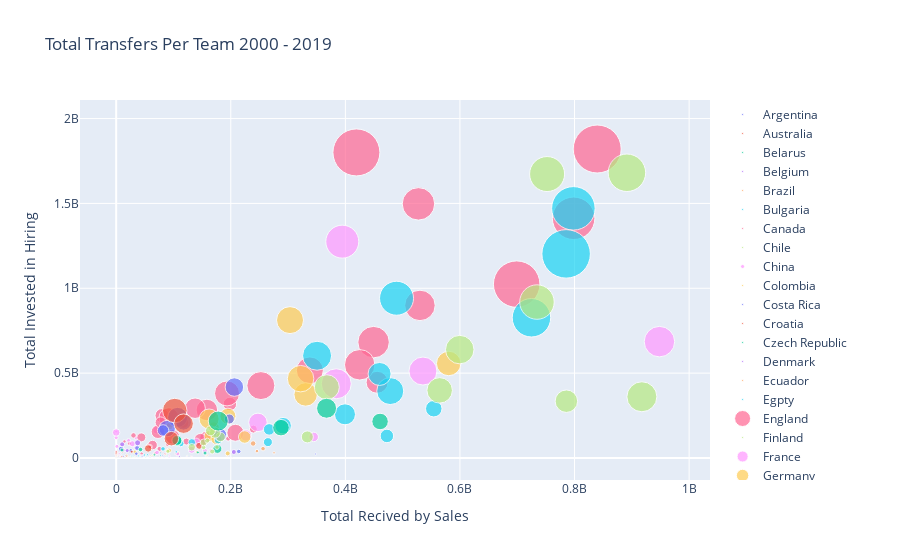

The notebook cell saved with this chart:
### Code cell
fig = go.Figure()

for Country_names, Country in Country_data.items():
    fig.add_trace(go.Scatter(type = 'scatter',
        x=Country['EarnedMoney'],
        y=Country['SpentMoney'],
        name=Country_names,
        text=Country['Team'],
        hovertemplate=
        '<b>%{text}</b>' +
        '<br><b>Spending</b>: €%{y}'+
        '<br><b>Earnings</b>: €%{x}'+
        '<br><b>Sales</b>: %{marker.size:}',
        mode = 'markers',
        marker = dict(size = Country['NumSignings'], 
                      sizeref = 2)
        ))

fig.update_layout(dict(title = 'Total Transfers Per Team 2000 - 2019',
                       xaxis = dict(title = 'Total Recived by Sales'),
                       yaxis = dict(title = 'Total Invested in Hiring')))
    
fig.show()

### Figure 1 — Plotly figure (JSON) as saved in the notebook; plotly's stock layout.template omitted (floating-point values rounded to 4 significant figures)
{"data": [{"hovertemplate": "<b>%{text}</b><br><b>Spending</b>: €%{y}<br><b>Earnings</b>: €%{x}<br><b>Sales</b>: %{marker.size:}", "marker": {"size": [0, 0, 0, 0, 0, 0, 2, 1, 1, 0, 4, 0, 0, 0, 9, 2, 1, 0, 0, 0, 0, 1], "sizeref": 2}, "mode": "markers", "name": "Argentina", "text": ["CD Godoy Cruz", "Tigre", "Vélez Sarsfield", "Gimnasia", "Belgrano", "Huracán", "Racing Club", "CA Banfield", "Colón", "CA Rosario", "River Plate", "Argentinos", "Chacarita Jrs", "Quilmes", "Boca Juniors", "Independiente", "Estudiantes", "Instituto", "San Lorenzo", "Lanús", "Arsenal FC", "Newell's"], "type": "scatter", "x": [4000000, 4000000, 102900000, 6000000, 4500000, 22200000, 92400000, 22650000, 14000000, 36400000, 348230000, 28450000, 1300000, 4250000, 213950000, 93160000, 76370000, 15900000, 38320000, 53800000, 9500000, 37700000], "y": [0, 0, 0, 0, 0, 0, 5200000, 3500000, 1800000, 0, 23600000, 0, 0, 0, 38350000, 6500000, 5300000, 0, 0, 0, 0, 5000000]}, {"hovertemplate": "<b>%{text}</b><br><b>Spending</b>: €%{y}<br><b>Earnings</b>: €%{x}<br><b>Sales</b>: %{marker.size:}", "marker": {"size": [0], "sizeref": 2}, "mode": "markers", "name": "Australia", "text": ["Sydney Olympic"], "type": "scatter", "x": [1800000], "y": [0]}, {"hovertemplate": "<b>%{text}</b><br><b>Spending</b>: €%{y}<br><b>Earnings</b>: €%{x}<br><b>Sales</b>: %{marker.size:}", "marker": {"size": [0, 0], "sizeref": 2}, "mode": "markers", "name": "Belarus", "text": ["BATE Borisov", "Dinamo Minsk"], "type": "scatter", "x": [3500000, 1500000], "y": [0, 0]}, {"hovertemplate": "<b>%{text}</b><br><b>Spending</b>: €%{y}<br><b>Earnings</b>: €%{x}<br><b>Sales</b>: %{marker.size:}", "marker": {"size": [1, 1, 0, 0, 0, 2, 0, 0, 0, 0, 9, 10, 0, 0, 0, 4, 1, 0], "sizeref": 2}, "mode": "markers", "name": "Belgium", "text": ["Royal Antwerp", "Exc. Mouscron", "KAA Gent", "KVC Westerlo", "Zulte Waregem", "Club Brugge", "KAS Eupen", "Beerschot AC", "KV Oostende", "Lierse SK", "Standard Liège", "RSC Anderlecht", "KV Mechelen", "RSC Charleroi", "KSC Lokeren", "KRC Genk", "Anderlecht U19", "KSK Beveren"], "type": "scatter", "x": [2500000, 3200000, 50500000, 1400000, 8000000, 83930000, 8000000, 1500000, 10000000, 2500000, 106310000, 205350000, 8250000, 2250000, 7700000, 110450000, 0, 4200000], "y": [1000000, 2000000, 0, 0, 0, 5200000, 0, 0, 0, 0, 25700000, 35450000, 0, 0, 0, 8500000, 2000000, 0]}, {"hovertemplate": "<b>%{text}</b><br><b>Spending</b>: €%{y}<br><b>Earnings</b>: €%{x}<br><b>Sales</b>: %{marker.size:}", "marker": {"size": [5, 1, 0, 0, 0, 7, 0, 0, 0, 0, 0, 3, 0, 0, 0, 9, 0, 3, 3, 0, 0, 11, 0, 0, 4, 0, 4, 0, 0, 5, 0, 2], "sizeref": 2}, "mode": "markers", "name": "Brazil", "text": ["Santos FC", "Botafogo", "Ituano", "FC São Paulo B", "Portuguesa", "Internacional", "Vasco da Gama", "Desp. Brasil", "Vasco U17", "Avaí FC", "Iraty SC", "Atlético-PR", "Juventude", "Coimbra-MG", "São Caetano", "São Paulo", "Guarani", "Grêmio", "Cruzeiro", "EC Bahia", "Coritiba FC", "Corinthians", "Goiás EC", "EC Vitória", "Atlético-MG", "Tombense", "Palmeiras", "Paraná", "Figueirense FC", "Flamengo", "Ponte Preta", "Fluminense"], "type": "scatter", "x": [275500000, 30000000, 3000000, 7500000, 14000000, 245700000, 66400000, 54330000, 3800000, 4500000, 7200000, 77100000, 13300000, 14400000, 6500000, 256310000, 2300000, 159940000, 193000000, 4750000, 7100000, 239000000, 16200000, 15900000, 86260000, 10000000, 105400000, 8650000, 1200000, 108440000, 10500000, 130400000], "y": [30500000, 4000000, 0, 0, 0, 40440000, 0, 0, 0, 0, 0, 7400000, 0, 0, 0, 55000000, 0, 15750000, 12000000, 0, 0, 85500000, 0, 0, 22150000, 0, 23050000, 0, 0, 31250000, 0, 10400000]}, {"hovertemplate": "<b>%{text}</b><br><b>Spending</b>: €%{y}<br><b>Earnings</b>: €%{x}<br><b>Sales</b>: %{marker.size:}", "marker": {"size": [1, 0, 0, 0, 0, 0], "sizeref": 2}, "mode": "markers", "name": "Bulgaria", "text": ["CSKA Sofia", "Litex Lovetch", "Ludogorets", "Levski Sofia", "Lok. Plovdiv", "Lok. Sofia"], "type": "scatter", "x": [5000000, 4500000, 7500000, 4100000, 2000000, 2000000], "y": [2200000, 0, 0, 0, 0, 0]}, {"hovertemplate": "<b>%{text}</b><br><b>Spending</b>: €%{y}<br><b>Earnings</b>: €%{x}<br><b>Sales</b>: %{marker.size:}", "marker": {"size": [0], "sizeref": 2}, "mode": "markers", "name": "Canada", "text": ["Vancouver"], "type": "scatter", "x": [10000000], "y": [0]}, {"hovertemplate": "<b>%{text}</b><br><b>Spending</b>: €%{y}<br><b>Earnings</b>: €%{x}<br><b>Sales</b>: %{marker.size:}", "marker": {"size": [0, 0, 0, 0, 0, 0], "sizeref": 2}, "mode": "markers", "name": "Chile", "text": ["CD Palestino", "CDUC", "Cobreloa", "U. de Chile", "Colo Colo", "Audax Italiano"], "type": "scatter", "x": [2000000, 1000000, 3000000, 39000000, 20760000, 11600000], "y": [0, 0, 0, 0, 0, 0]}, {"hovertemplate": "<b>%{text}</b><br><b>Spending</b>: €%{y}<br><b>Earnings</b>: €%{x}<br><b>Sales</b>: %{marker.size:}", "marker": {"size": [8, 0, 3, 8, 6, 1, 2, 1, 3, 8, 0, 8, 1, 0, 7, 0, 1, 1, 2, 15, 0, 16], "sizeref": 2}, "mode": "markers", "name": "China", "text": ["JS Suning", "DL Shide", "DL Yifang", "SH Shenhua", "SIPG", "HN Jianye", "BJ Renhe", "GZ R&F", "TJ Teda", "BJ Sinobo Guoan", "YB Funde", "TJ Quanjian", "Liaoning FC", "QD Jonoon", "SD Luneng", "SH Shenxin", "CC Yatai", "CQ Dangdai Lif.", "SZ FC", "HB CFFC", "ZJ Greentown", "GZ Evergrande"], "type": "scatter", "x": [34850000, 3260000, 9700000, 1300000, 0, 19030000, 15250000, 32050000, 0, 21740000, 11500000, 0, 38630000, 4500000, 33790000, 6750000, 0, 0, 0, 0, 31720000, 70900000], "y": [118270000, 0, 38090000, 68530000, 155900000, 8500000, 4800000, 7230000, 22750000, 102750000, 0, 119940000, 11500000, 0, 60950000, 0, 23300000, 12000000, 18500000, 150170000, 0, 164250000]}, {"hovertemplate": "<b>%{text}</b><br><b>Spending</b>: €%{y}<br><b>Earnings</b>: €%{x}<br><b>Sales</b>: %{marker.size:}", "marker": {"size": [0, 0, 0, 0, 0], "sizeref": 2}, "mode": "markers", "name": "Colombia", "text": ["Atl. Nacional", "Junior FC", "Indep. Medellín", "Once Caldas", "Deportivo Cali"], "type": "scatter", "x": [23700000, 5100000, 4500000, 2400000, 10500000], "y": [0, 0, 0, 0, 0]}, {"hovertemplate": "<b>%{text}</b><br><b>Spending</b>: €%{y}<br><b>Earnings</b>: €%{x}<br><b>Sales</b>: %{marker.size:}", "marker": {"size": [0], "sizeref": 2}, "mode": "markers", "name": "Costa Rica", "text": ["Limón FC"], "type": "scatter", "x": [2000000], "y": [0]}, {"hovertemplate": "<b>%{text}</b><br><b>Spending</b>: €%{y}<br><b>Earnings</b>: €%{x}<br><b>Sales</b>: %{marker.size:}", "marker": {"size": [0, 1, 0, 0, 1, 0], "sizeref": 2}, "mode": "markers", "name": "Croatia", "text": ["RNK Split", "Hajduk Split", "NK Zagreb", "HNK Rijeka", "Dinamo Zagreb", "NK Varazdin"], "type": "scatter", "x": [4500000, 40250000, 2900000, 9000000, 202430000, 2500000], "y": [0, 1500000, 0, 0, 1000000, 0]}, {"hovertemplate": "<b>%{text}</b><br><b>Spending</b>: €%{y}<br><b>Earnings</b>: €%{x}<br><b>Sales</b>: %{marker.size:}", "marker": {"size": [0, 1, 0, 0, 0, 0, 0, 0], "sizeref": 2}, "mode": "markers", "name": "Czech Republic", "text": ["Sigma Olomouc", "Slavia Prag", "Slovan Liberec", "Banik Ostrava", "Sparta Praha", "FK Teplice", "Viktoria Plzen", "Zbrojovka Brno"], "type": "scatter", "x": [6000000, 13650000, 6400000, 13300000, 61300000, 5100000, 4000000, 2000000], "y": [0, 1100000, 0, 0, 0, 0, 0, 0]}, {"hovertemplate": "<b>%{text}</b><br><b>Spending</b>: €%{y}<br><b>Earnings</b>: €%{x}<br><b>Sales</b>: %{marker.size:}", "marker": {"size": [0, 3, 1, 0, 0, 0, 0], "sizeref": 2}, "mode": "markers", "name": "Denmark", "text": ["Aalborg BK", "FC Copenhagen", "Bröndby IF", "Odense BK", "FC Midtjylland", "Akademisk BK", "Nordsjaelland"], "type": "scatter", "x": [1800000, 59200000, 23060000, 7250000, 21700000, 3150000, 16450000], "y": [0, 6250000, 4000000, 0, 0, 0, 0]}, {"hovertemplate": "<b>%{text}</b><br><b>Spending</b>: €%{y}<br><b>Earnings</b>: €%{x}<br><b>Sales</b>: %{marker.size:}", "marker": {"size": [0, 0], "sizeref": 2}, "mode": "markers", "name": "Ecuador", "text": ["LDU Quito", "Barcelona SC"], "type": "scatter", "x": [4000000, 4950000], "y": [0, 0]}, {"hovertemplate": "<b>%{text}</b><br><b>Spending</b>: €%{y}<br><b>Earnings</b>: €%{x}<br><b>Sales</b>: %{marker.size:}", "marker": {"size": [0, 3, 0, 0], "sizeref": 2}, "mode": "markers", "name": "Egpty", "text": ["Enppi", "Pyramids FC", "El Masry", "Ahly"], "type": "scatter", "x": [3000000, 0, 2000000, 8750000], "y": [0, 18900000, 0, 0]}, {"hovertemplate": "<b>%{text}</b><br><b>Spending</b>: €%{y}<br><b>Earnings</b>: €%{x}<br><b>Sales</b>: %{marker.size:}", "marker": {"size": [28, 7, 1, 7, 63, 8, 43, 44, 18, 93, 14, 3, 0, 0, 1, 96, 0, 1, 14, 2, 1, 11, 5, 10, 27, 1, 0, 12, 0, 23, 34, 29, 1, 0, 22, 0, 61, 40, 85, 54, 26, 27, 56, 94, 0, 0, 10, 50, 16, 22, 0, 4, 0, 0, 19, 7, 0, 41, 0, 65, 0, 9, 0, 7, 61, 1], "sizeref": 2}, "mode": "markers", "name": "England", "text": ["Stoke City", "Ipswich", "Sheff Wed", "Sheffield Utd.", "Everton", "Huddersfield", "Fulham", "Southampton", "QPR", "Spurs", "Hull City", "Reading", "Gillingham FC", "Rotherham Utd.", "Preston NE", "Chelsea", "Brentford", "Man Utd U18", "Norwich", "Bradford City", "Chelsea U23", "Bournemouth", "Nottm Forest", "Leeds", "Leicester", "Arsenal U18", "MK Dons U18", "Bolton", "Blackpool", "Portsmouth", "Blackburn", "Birmingham", "MK Dons", "Luton Town", "Watford", "Barnsley FC", "Arsenal", "West Brom", "Liverpool", "West Ham", "Wigan", "Wolves", "Aston Villa", "Man City", "Arsenal U23", "Bristol City", "Derby", "Sunderland", "Swansea", "Crystal Palace", "Crewe Alexandra", "Coventry City", "Colchester Utd.", "Millwall", "Charlton", "Brighton", "Peterborough", "Middlesbrough", "Tranmere Rovers", "Man Utd", "Bristol Rovers", "Cardiff", "Cambridge Utd.", "Burnley", "Newcastle", "Man City U18"], "type": "scatter", "x": [80000000, 68330000, 7590000, 44500000, 449250000, 23180000, 158280000, 455380000, 43890000, 699000000, 122500000, 43800000, 1400000, 1200000, 37950000, 839530000, 22900000, 0, 154190000, 7250000, 0, 30200000, 78050000, 195450000, 198460000, 0, 1500000, 57200000, 16850000, 155950000, 208000000, 98300000, 38920000, 4500000, 117280000, 4900000, 530170000, 92110000, 798410000, 338000000, 147180000, 72880000, 252550000, 419250000, 3000000, 35450000, 75550000, 193470000, 239440000, 77530000, 14750000, 85050000, 8250000, 5800000, 63560000, 14300000, 16050000, 137750000, 3450000, 527570000, 4800000, 59070000, 2250000, 89330000, 425030000, 7840000], "y": [249800000, 27550000, 11700000, 25580000, 682680000, 85050000, 282880000, 446220000, 121520000, 1024400000, 96850000, 16300000, 0, 0, 2000000, 1820650000, 0, 1500000, 96030000, 5850000, 1000000, 133050000, 34600000, 114230000, 318000000, 3200000, 0, 69950000, 0, 121840000, 148690000, 124410000, 2250000, 0, 207160000, 0, 899060000, 237220000, 1412420000, 516090000, 106500000, 154700000, 426640000, 1800520000, 0, 0, 53590000, 380430000, 170300000, 209770000, 0, 25000000, 0, 0, 76340000, 96900000, 0, 293270000, 0, 1497360000, 0, 66700000, 0, 78100000, 549210000, 4500000]}, {"hovertemplate": "<b>%{text}</b><br><b>Spending</b>: €%{y}<br><b>Earnings</b>: €%{x}<br><b>Sales</b>: %{marker.size:}", "marker": {"size": [0], "sizeref": 2}, "mode": "markers", "name": "Finland", "text": ["FC Lahti"], "type": "scatter", "x": [2600000], "y": [0]}, {"hovertemplate": "<b>%{text}</b><br><b>Spending</b>: €%{y}<br><b>Earnings</b>: €%{x}<br><b>Sales</b>: %{marker.size:}", "marker": {"size": [2, 61, 23, 0, 0, 60, 7, 0, 1, 7, 0, 1, 0, 37, 0, 10, 0, 2, 66, 0, 19, 0, 0, 0, 0, 0, 2, 0, 9, 19, 4, 14, 56, 0, 0, 2], "sizeref": 2}, "mode": "markers", "name": "France", "text": ["R. Strasbourg", "Monaco", "G. Bordeaux", "Reims", "AS Nancy", "Marseille", "AJ Auxerre", "AC Le Havre", "Guingamp", "OGC Nice", "Dijon", "SM Caen", "SC Amiens", "Stade Rennais", "Stade Brest 29", "Toulouse", "Troyes", "Montpellier", "Paris SG", "CS Sedan", "LOSC Lille", "Lausanne-Sport", "Olymp. Lyon B", "Le Havre U19", "Valenciennes FC", "Istres FC", "FC Lorient", "FC Metz", "FC Nantes", "Saint-Étienne", "FC Sochaux", "Lens", "Olympique Lyon", "SCO Angers", "SC Bastia", "Le Mans"], "type": "scatter", "x": [52980000, 948170000, 226290000, 14500000, 41700000, 384130000, 107430000, 23000000, 26500000, 164900000, 14000000, 43200000, 8000000, 247400000, 8000000, 154900000, 17500000, 123100000, 394630000, 12750000, 344740000, 825000, 5000000, 2500000, 13500000, 1000000, 132450000, 55350000, 71300000, 139000000, 92600000, 131900000, 535400000, 28000000, 32350000, 58000000], "y": [8000000, 685610000, 133280000, 0, 0, 437350000, 24300000, 0, 1800000, 47000000, 0, 5000000, 0, 209800000, 0, 42200000, 0, 8500000, 1274780000, 0, 124300000, 0, 0, 0, 0, 0, 9000000, 0, 32700000, 89700000, 12000000, 48500000, 512400000, 0, 0, 8000000]}, {"hovertemplate": "<b>%{text}</b><br><b>Spending</b>: €%{y}<br><b>Earnings</b>: €%{x}<br><b>Sales</b>: %{marker.size:}", "marker": {"size": [0, 15, 10, 3, 5, 2, 0, 1, 0, 3, 49, 22, 0, 3, 25, 0, 47, 54, 53, 22, 22, 0, 32, 0, 3, 0, 6, 1, 8, 0, 40, 6, 0, 0, 4], "sizeref": 2}, "mode": "markers", "name": "Germany", "text": ["Karlsruher SC", "RB Leipzig", "Hertha BSC", "RB Salzburg", "1. FC Köln", "Sturm Graz", "FC Bayern II", "FC Augsburg", "Energie Cottbus", "E. Frankfurt", "Bor. Dortmund", "TSG Hoffenheim", "Arm. Bielefeld", "Austria Vienna", "Werder Bremen", "Wattenscheid 09", "Bay. Leverkusen", "Bayern Munich ", "VfL Wolfsburg", "VfB Stuttgart", "Bor. M'gladbach", "FC Ingolstadt", "FC Schalke 04", "VfL Bochum", "SC Freiburg", "SSV Reutlingen", "1.FSV Mainz 05", "Hansa Rostock", "Hannover 96", "RS Berkane", "Hamburger SV", "1.FC K'lautern", "1.FC Nuremberg", "Rapid Vienna", "1860 Munich"], "type": "scatter", "x": [1500000, 93200000, 92100000, 157100000, 88600000, 2000000, 3500000, 20000000, 1200000, 16700000, 580350000, 163000000, 6050000, 13500000, 224350000, 1800000, 330710000, 303400000, 321850000, 174900000, 170250000, 12000000, 195000000, 15950000, 63200000, 2250000, 140900000, 5100000, 32700000, 6000000, 162200000, 18100000, 47100000, 28900000, 13650000], "y": [0, 188200000, 44200000, 11500000, 41500000, 6590000, 0, 7000000, 0, 13880000, 557040000, 129800000, 0, 6300000, 123800000, 0, 374680000, 812350000, 467500000, 111900000, 180800000, 0, 246450000, 0, 15000000, 0, 35800000, 2200000, 35800000, 0, 229870000, 14300000, 0, 0, 5575000]}, {"hovertemplate": "<b>%{text}</b><br><b>Spending</b>: €%{y}<br><b>Earnings</b>: €%{x}<br><b>Sales</b>: %{marker.size:}", "marker": {"size": [0], "sizeref": 2}, "mode": "markers", "name": "Ghana", "text": ["Asante Kotoko"], "type": "scatter", "x": [4500000], "y": [0]}, {"hovertemplate": "<b>%{text}</b><br><b>Spending</b>: €%{y}<br><b>Earnings</b>: €%{x}<br><b>Sales</b>: %{marker.size:}", "marker": {"size": [0, 0, 14, 1, 8, 2, 0, 2, 0, 0], "sizeref": 2}, "mode": "markers", "name": "Greece", "text": ["Panionios", "AO Xanthi", "Olympiacos", "PAOK Saloniki", "Panathinaikos", "Iraklis", "Aris Saloniki", "AEK Athens", "Neuchâtel Xamax", "Egaleo AO"], "type": "scatter", "x": [2900000, 2500000, 144850000, 7300000, 11430000, 15900000, 3900000, 7300000, 4000000, 1500000], "y": [0, 0, 71800000, 1850000, 41600000, 2500000, 0, 6500000, 0, 0]}, {"hovertemplate": "<b>%{text}</b><br><b>Spending</b>: €%{y}<br><b>Earnings</b>: €%{x}<br><b>Sales</b>: %{marker.size:}", "marker": {"size": [0], "sizeref": 2}, "mode": "markers", "name": "Hungary", "text": ["Ferencváros"], "type": "scatter", "x": [7050000], "y": [0]}, {"hovertemplate": "<b>%{text}</b><br><b>Spending</b>: €%{y}<br><b>Earnings</b>: €%{x}<br><b>Sales</b>: %{marker.size:}", "marker": {"size": [0], "sizeref": 2}, "mode": "markers", "name": "Iran", "text": ["Persepolis"], "type": "scatter", "x": [4750000], "y": [0]}, {"hovertemplate": "<b>%{text}</b><br><b>Spending</b>: €%{y}<br><b>Earnings</b>: €%{x}<br><b>Sales</b>: %{marker.size:}", "marker": {"size": [0, 1], "sizeref": 2}, "mode": "markers", "name": "Israel", "text": ["Maccabi Haifa", "M. Tel Aviv"], "type": "scatter", "x": [4750000, 7230000], "y": [0, 1000000]}, {"hovertemplate": "<b>%{text}</b><br><b>Spending</b>: €%{y}<br><b>Earnings</b>: €%{x}<br><b>Sales</b>: %{marker.size:}", "marker": {"size": [0, 1, 77, 1, 1, 1, 68, 1, 1, 0, 18, 1, 1, 0, 4, 3, 27, 2, 1, 4, 87, 5, 13, 2, 23, 58, 0, 97, 54, 0, 3, 42, 0, 15, 0, 0, 9, 0, 5, 16, 0, 2, 1, 33, 4, 4, 0, 1, 33, 4, 46], "sizeref": 2}, "mode": "markers", "name": "Italy", "text": ["Arezzo", "AS Livorno", "AS Roma", "Vicenza", "SPAL", "Padova", "AC Milan", "Milan U19", "Benevento", "Novara", "Atalanta", "Ascoli", "Modena", "Anconitana", "Bari", "RC Cesena", "Udinese Calcio", "Lecce", "Como", "Ternana", "Juventus", "Siena", "Sassuolo", "FC Empoli", "Sampdoria", "SSC Napoli", "Inter U19", "Inter", "Fiorentina", "Rimini", "Reggina", "Genoa", "Grosseto", "Bologna", "Cittadella", "Monza", "Cagliari Calcio", "Piacenza", "Brescia", "Torino", "Treviso", "Pescara", "Perugia", "Parma", "Catania", "Chievo Verona", "UC AlbinoLeffe", "Venezia", "US Palermo", "Hellas Verona", "Lazio"], "type": "scatter", "x": [13600000, 40210000, 724800000, 34500000, 0, 0, 489350000, 0, 0, 5000000, 264830000, 7500000, 2250000, 950000, 54650000, 28550000, 472500000, 68250000, 4000000, 27000000, 797980000, 49100000, 112700000, 88080000, 266990000, 350650000, 10500000, 785280000, 478350000, 3930000, 53150000, 399350000, 5100000, 132030000, 8800000, 2500000, 81700000, 21070000, 104860000, 178100000, 8800000, 43250000, 24000000, 554320000, 39000000, 77200000, 14100000, 6530000, 291300000, 77800000, 459740000], "y": [0, 6000000, 826380000, 3000000, 4800000, 5000000, 941350000, 4000000, 5000000, 0, 93500000, 900000, 3000000, 0, 19500000, 12500000, 130000000, 9000000, 2500000, 10680000, 1470940000, 17100000, 85200000, 11200000, 168600000, 602450000, 0, 1202690000, 394350000, 0, 11300000, 257380000, 0, 92220000, 0, 0, 53900000, 0, 36250000, 106500000, 0, 7400000, 3500000, 290530000, 11900000, 16330000, 0, 2500000, 190350000, 29870000, 495140000]}, {"hovertemplate": "<b>%{text}</b><br><b>Spending</b>: €%{y}<br><b>Earnings</b>: €%{x}<br><b>Sales</b>: %{marker.size:}", "marker": {"size": [0, 1, 1, 3, 0, 1, 1, 0, 3, 1, 1, 0], "sizeref": 2}, "mode": "markers", "name": "Japan", "text": ["Yokohama F. M.", "Nagoya Grampus", "Kawasaki Front.", "Urawa Reds", "Tokyo Verdy", "Vissel Kobe", "Kashima Antlers", "JEF Utd. Chiba", "Kashiwa Reysol", "Kyoto Sanga", "Vegalta Sendai", "Gamba Osaka"], "type": "scatter", "x": [4700000, 5700000, 0, 11500000, 9500000, 0, 2500000, 2700000, 3500000, 5000000, 0, 17800000], "y": [0, 11000000, 2500000, 10200000, 0, 5000000, 1500000, 0, 10400000, 4000000, 2000000, 0]}, {"hovertemplate": "<b>%{text}</b><br><b>Spending</b>: €%{y}<br><b>Earnings</b>: €%{x}<br><b>Sales</b>: %{marker.size:}", "marker": {"size": [0, 1, 1, 1], "sizeref": 2}, "mode": "markers", "name": "Korea, South", "text": ["Busan IPark", "Ulsan", "Pohang Steelers", "Suwon Bluewings"], "type": "scatter", "x": [7500000, 0, 0, 1800000], "y": [0, 2000000, 1300000, 2000000]}, {"hovertemplate": "<b>%{text}</b><br><b>Spending</b>: €%{y}<br><b>Earnings</b>: €%{x}<br><b>Sales</b>: %{marker.size:}", "marker": {"size": [0], "sizeref": 2}, "mode": "markers", "name": "Latvia", "text": ["Skonto Riga"], "type": "scatter", "x": [4800000], "y": [0]}, {"hovertemplate": "<b>%{text}</b><br><b>Spending</b>: €%{y}<br><b>Earnings</b>: €%{x}<br><b>Sales</b>: %{marker.size:}", "marker": {"size": [1], "sizeref": 2}, "mode": "markers", "name": "Libya", "text": ["Al-Ittihad"], "type": "scatter", "x": [0], "y": [1000000]}, {"hovertemplate": "<b>%{text}</b><br><b>Spending</b>: €%{y}<br><b>Earnings</b>: €%{x}<br><b>Sales</b>: %{marker.size:}", "marker": {"size": [0, 3, 0, 0, 7, 7, 0, 1, 11, 0, 7, 0, 0, 10, 4, 1, 1], "sizeref": 2}, "mode": "markers", "name": "Mexico", "text": ["León", "CF Pachuca", "UNAM Pumas", "Chiapas FC", "Chivas", "Monterrey", "Toluca", "Club Tijuana", "Tigres UANL", "Atlas", "CD Cruz Azul", "Morelia", "Necaxa", "América", "Santos Laguna", "Tiburones Rojos", "Querétaro FC"], "type": "scatter", "x": [13240000, 80550000, 31600000, 22990000, 25000000, 12600000, 7250000, 21330000, 8700000, 16980000, 35100000, 12510000, 10550000, 36650000, 45190000, 0, 0], "y": [0, 14550000, 0, 0, 37200000, 44760000, 0, 5000000, 53150000, 0, 25620000, 0, 0, 58700000, 10800000, 2500000, 1200000]}, {"hovertemplate": "<b>%{text}</b><br><b>Spending</b>: €%{y}<br><b>Earnings</b>: €%{x}<br><b>Sales</b>: %{marker.size:}", "marker": {"size": [0], "sizeref": 2}, "mode": "markers", "name": "Moldova", "text": ["Sheriff"], "type": "scatter", "x": [3800000], "y": [0]}, {"hovertemplate": "<b>%{text}</b><br><b>Spending</b>: €%{y}<br><b>Earnings</b>: €%{x}<br><b>Sales</b>: %{marker.size:}", "marker": {"size": [0, 1, 18, 1, 1, 0, 0, 1, 6, 33, 0, 0, 6, 33, 0, 8, 0], "sizeref": 2}, "mode": "markers", "name": "Nederlands", "text": ["RKC Waalwijk", "Roda JC", "Feyenoord", "FC Utrecht", "FC Groningen", "De Graafschap", "Sparta R.", "Heerenveen", "FC Twente", "AFC Ajax", "VVV-Venlo", "Willem II", "Vitesse", "PSV Eindhoven", "Ajax U19", "AZ Alkmaar", "NEC Nijmegen"], "type": "scatter", "x": [16930000, 24500000, 176650000, 38630000, 51000000, 3180000, 4000000, 111050000, 142530000, 460580000, 11000000, 7700000, 66400000, 287680000, 3000000, 155050000, 2200000], "y": [0, 2200000, 53650000, 4800000, 4000000, 0, 0, 4500000, 33000000, 215250000, 0, 0, 19550000, 178800000, 0, 29250000, 0]}, {"hovertemplate": "<b>%{text}</b><br><b>Spending</b>: €%{y}<br><b>Earnings</b>: €%{x}<br><b>Sales</b>: %{marker.size:}", "marker": {"size": [0], "sizeref": 2}, "mode": "markers", "name": "Norway", "text": ["Stabaek IF"], "type": "scatter", "x": [2000000], "y": [0]}, {"hovertemplate": "<b>%{text}</b><br><b>Spending</b>: €%{y}<br><b>Earnings</b>: €%{x}<br><b>Sales</b>: %{marker.size:}", "marker": {"size": [0, 0], "sizeref": 2}, "mode": "markers", "name": "Paraguay", "text": ["Cerro Porteño", "Olimpia"], "type": "scatter", "x": [4400000, 3000000], "y": [0, 0]}, {"hovertemplate": "<b>%{text}</b><br><b>Spending</b>: €%{y}<br><b>Earnings</b>: €%{x}<br><b>Sales</b>: %{marker.size:}", "marker": {"size": [0], "sizeref": 2}, "mode": "markers", "name": "Peru", "text": ["Alianza Lima"], "type": "scatter", "x": [3500000], "y": [0]}, {"hovertemplate": "<b>%{text}</b><br><b>Spending</b>: €%{y}<br><b>Earnings</b>: €%{x}<br><b>Sales</b>: %{marker.size:}", "marker": {"size": [0, 0, 1, 0, 0, 0, 0, 0, 0, 0, 0, 0, 0, 0, 0], "sizeref": 2}, "mode": "markers", "name": "Poland", "text": ["Aalesund", "FK Lyn", "SK Brann", "Grodzisk", "Wisla Kraków", "Lilleström SK", "Rosenborg BK", "Valerenga", "Legia Warszawa", "Molde FK", "Lech Poznan", "Pol. Warsaw", "Tromsø", "Stabaek IF", "Viking FK"], "type": "scatter", "x": [5000000, 25000000, 5670000, 2000000, 8700000, 4130000, 16750000, 2400000, 8550000, 4500000, 8250000, 8250000, 2250000, 7750000, 1300000], "y": [0, 0, 2000000, 0, 0, 0, 0, 0, 0, 0, 0, 0, 0, 0, 0]}, {"hovertemplate": "<b>%{text}</b><br><b>Spending</b>: €%{y}<br><b>Earnings</b>: €%{x}<br><b>Sales</b>: %{marker.size:}", "marker": {"size": [0, 2, 1, 0, 45, 1, 1, 0, 0, 0, 1, 60, 0, 24, 0, 0, 0, 0, 0], "sizeref": 2}, "mode": "markers", "name": "Portugal", "text": ["Vitória Setúbal", "Braga", "Boavista", "Feirense", "Benfica", "Benfica U19", "Benfica B", "Belenenses", "Alverca", "Vit. Guimarães", "Coimbra", "FC Porto", "Rio Ave FC", "Sporting CP", "Marítimo", "Paços Ferreira", "Nacional", "Leiria", "Portimonense"], "type": "scatter", "x": [3230000, 123830000, 2200000, 7200000, 785750000, 0, 0, 1000000, 5000000, 29800000, 1200000, 917550000, 16000000, 333600000, 6000000, 7200000, 12150000, 4750000, 5000000], "y": [0, 14000000, 1000000, 0, 334700000, 4000000, 6600000, 0, 0, 0, 1800000, 360810000, 0, 124350000, 0, 0, 0, 0, 0]}, {"hovertemplate": "<b>%{text}</b><br><b>Spending</b>: €%{y}<br><b>Earnings</b>: €%{x}<br><b>Sales</b>: %{marker.size:}", "marker": {"size": [3, 5, 7, 12, 4, 1, 5, 1], "sizeref": 2}, "mode": "markers", "name": "Qatar", "text": ["Al Rayyan", "Al Duhail", "Al Arabi", "Al Sadd", "Al Gharafa", "Umm Salal", "El-Jaish", "Al Ahli"], "type": "scatter", "x": [8000000, 0, 12700000, 28200000, 5250000, 0, 0, 0], "y": [20000000, 22050000, 47200000, 84150000, 27200000, 5700000, 36500000, 2000000]}, {"hovertemplate": "<b>%{text}</b><br><b>Spending</b>: €%{y}<br><b>Earnings</b>: €%{x}<br><b>Sales</b>: %{marker.size:}", "marker": {"size": [0, 1, 0, 0, 0], "sizeref": 2}, "mode": "markers", "name": "Romania", "text": ["CFR Cluj", "FCS Bucharest", "Rapid Bucharest", "FCM Bacau", "Dinamo Bukarest"], "type": "scatter", "x": [12500000, 40000000, 15050000, 1300000, 24300000], "y": [0, 1300000, 0, 0, 0]}, {"hovertemplate": "<b>%{text}</b><br><b>Spending</b>: €%{y}<br><b>Earnings</b>: €%{x}<br><b>Sales</b>: %{marker.size:}", "marker": {"size": [40, 2, 32, 3, 33, 20, 1, 0, 4, 26, 0, 0, 3, 37, 8, 0, 0, 23, 4], "sizeref": 2}, "mode": "markers", "name": "Russia", "text": ["Spartak Moscow", "Akhmat Grozny", "Dinamo Moscow", "Saturn", "Loko Moscow", "Anzhi", "Tom Tomsk", "Torpedo Moscow", "KS Samara", "CSKA Moscow", "Uralan", "Lada Togliatti", "Kuban Krasnodar", "Zenit S-Pb", "Krasnodar", "Rostov", "Rotor Volgograd", "Rubin Kazan", "FK Moskau"], "type": "scatter", "x": [107200000, 0, 117500000, 3500000, 89000000, 197500000, 5000000, 9500000, 12500000, 181400000, 1500000, 1000000, 47000000, 206300000, 25500000, 8000000, 2000000, 81900000, 17000000], "y": [239450000, 6500000, 211250000, 7030000, 173400000, 229700000, 2000000, 0, 9600000, 136900000, 0, 0, 15000000, 418000000, 44250000, 0, 0, 162150000, 12800000]}, {"hovertemplate": "<b>%{text}</b><br><b>Spending</b>: €%{y}<br><b>Earnings</b>: €%{x}<br><b>Sales</b>: %{marker.size:}", "marker": {"size": [5, 0, 1, 6, 5, 0, 2], "sizeref": 2}, "mode": "markers", "name": "Saudi Arabia", "text": ["Ittihad", "Al Qadisiyah", "Shabab", "Hilal", "Nasr", "Al-Ettifaq", "Ahli"], "type": "scatter", "x": [0, 6000000, 8800000, 27200000, 0, 9800000, 0], "y": [24800000, 0, 6000000, 37000000, 35400000, 0, 15240000]}, {"hovertemplate": "<b>%{text}</b><br><b>Spending</b>: €%{y}<br><b>Earnings</b>: €%{x}<br><b>Sales</b>: %{marker.size:}", "marker": {"size": [20, 0, 0, 0, 0, 0, 20, 0], "sizeref": 2}, "mode": "markers", "name": "Scotland", "text": ["Celtic", "Livingston FC", "Hibernian FC", "Dundee FC", "Heart of Midl.", "Motherwell FC", "Rangers", "Hamilton Acad."], "type": "scatter", "x": [106200000, 1500000, 24650000, 2250000, 19100000, 1750000, 105930000, 5100000], "y": [99680000, 0, 0, 0, 0, 0, 104230000, 0]}, {"hovertemplate": "<b>%{text}</b><br><b>Spending</b>: €%{y}<br><b>Earnings</b>: €%{x}<br><b>Sales</b>: %{marker.size:}", "marker": {"size": [0, 1, 0, 0, 0, 0, 0], "sizeref": 2}, "mode": "markers", "name": "Serbia", "text": ["Rad", "Red Star", "Cukaricki", "OFK Beograd", "Vojvodina", "FK Obilic", "Partizan"], "type": "scatter", "x": [2000000, 66050000, 2000000, 8550000, 2250000, 2500000, 96500000], "y": [0, 2500000, 0, 0, 0, 0, 0]}, {"hovertemplate": "<b>%{text}</b><br><b>Spending</b>: €%{y}<br><b>Earnings</b>: €%{x}<br><b>Sales</b>: %{marker.size:}", "marker": {"size": [0], "sizeref": 2}, "mode": "markers", "name": "Slovakia", "text": ["Inter Bratislava"], "type": "scatter", "x": [6750000], "y": [0]}, {"hovertemplate": "<b>%{text}</b><br><b>Spending</b>: €%{y}<br><b>Earnings</b>: €%{x}<br><b>Sales</b>: %{marker.size:}", "marker": {"size": [0], "sizeref": 2}, "mode": "markers", "name": "South Africa", "text": ["Orlando Pirates"], "type": "scatter", "x": [2300000], "y": [0]}, {"hovertemplate": "<b>%{text}</b><br><b>Spending</b>: €%{y}<br><b>Earnings</b>: €%{x}<br><b>Sales</b>: %{marker.size:}", "marker": {"size": [0, 0], "sizeref": 2}, "mode": "markers", "name": "South Korea", "text": ["Ulsan", "Pohang Steelers"], "type": "scatter", "x": [4000000, 5000000], "y": [0, 0]}, {"hovertemplate": "<b>%{text}</b><br><b>Spending</b>: €%{y}<br><b>Earnings</b>: €%{x}<br><b>Sales</b>: %{marker.size:}", "marker": {"size": [0, 9, 69, 0, 0, 2, 2, 0, 50, 0, 1, 19, 14, 0, 2, 0, 0, 57, 9, 3, 1, 75, 1, 0, 0, 0, 0, 0, 10, 2, 8, 0, 51, 0, 15, 22, 3, 1, 70, 1, 10, 1, 2, 0, 20], "sizeref": 2}, "mode": "markers", "name": "Spain", "text": ["CA Osasuna B", "Celta de Vigo", "Atlético Madrid", "Real Valladolid", "Barcelona Yth.", "UD Almería", "UD Las Palmas", "UD Salamanca", "Villarreal CF", "CD Tenerife", "Recr. Huelva", "Real Sociedad", "Real Zaragoza", "CD Leganés", "CA Osasuna", "Barça Juvenil A", "Valencia B", "Valencia CF", "Málaga CF", "Granada CF", "Levante UD", "Real Madrid", "Rayo Vallecano", "SD Eibar", "Elche CF", "Sporting Gijón", "SD Compostela", "RM Castilla", "RCD Mallorca", "Alavés", "Getafe CF", "Depor Jugend", "Sevilla FC", "R. Madrid Youth", "Espanyol", "Real Betis", "Racing", "Hércules CF", "FC Barcelona", "Real Murcia", "Athletic Bilbao", "FC Barcelona B", "Girona FC", "Albacete", "Dep. La Coruña"], "type": "scatter", "x": [6000000, 152620000, 734400000, 29980000, 3200000, 25500000, 33000000, 5500000, 367640000, 20600000, 10000000, 182200000, 152600000, 12000000, 51050000, 8450000, 6000000, 599650000, 175920000, 60000000, 42600000, 891400000, 20000000, 10000000, 15200000, 19300000, 3000000, 17000000, 167550000, 27000000, 90220000, 4500000, 564600000, 4000000, 131900000, 172400000, 64750000, 4000000, 752100000, 0, 159000000, 20300000, 0, 5500000, 164530000], "y": [0, 62220000, 918810000, 0, 0, 10800000, 5700000, 0, 417050000, 0, 4000000, 123900000, 91550000, 0, 3600000, 0, 0, 638650000, 63900000, 13500000, 2200000, 1680650000, 2000000, 0, 0, 0, 0, 0, 38000000, 4400000, 39500000, 0, 398500000, 0, 63370000, 149330000, 18000000, 3500000, 1673040000, 5000000, 102300000, 5000000, 10000000, 0, 160290000]}, {"hovertemplate": "<b>%{text}</b><br><b>Spending</b>: €%{y}<br><b>Earnings</b>: €%{x}<br><b>Sales</b>: %{marker.size:}", "marker": {"size": [0, 1, 0, 0, 0, 0, 0, 0, 0, 1], "sizeref": 2}, "mode": "markers", "name": "Sweden", "text": ["Östers IF", "Malmö FF", "AIK Solna", "Örgryte", "Kalmar FF", "Elfsborg", "Hammarby", "IFK Göteborg", "Djurgarden", "Helsingborg"], "type": "scatter", "x": [1500000, 21600000, 8600000, 7230000, 5000000, 5700000, 1300000, 4000000, 7750000, 11350000], "y": [0, 1330000, 0, 0, 0, 0, 0, 0, 0, 1500000]}, {"hovertemplate": "<b>%{text}</b><br><b>Spending</b>: €%{y}<br><b>Earnings</b>: €%{x}<br><b>Sales</b>: %{marker.size:}", "marker": {"size": [0, 10, 0, 0, 0, 0, 0, 2], "sizeref": 2}, "mode": "markers", "name": "Switzerland", "text": ["FC Zürich", "FC Basel", "BSC Young Boys", "FC Lugano", "Servette FC", "FC Sion", "FC St. Gallen", "Grasshoppers"], "type": "scatter", "x": [16800000, 194700000, 40250000, 5000000, 8300000, 41700000, 3930000, 24350000], "y": [0, 27100000, 0, 0, 0, 0, 0, 5750000]}, {"hovertemplate": "<b>%{text}</b><br><b>Spending</b>: €%{y}<br><b>Earnings</b>: €%{x}<br><b>Sales</b>: %{marker.size:}", "marker": {"size": [0, 0], "sizeref": 2}, "mode": "markers", "name": "Tunisia", "text": ["Esperance", "ES Sahel"], "type": "scatter", "x": [4250000, 2500000], "y": [0, 0]}, {"hovertemplate": "<b>%{text}</b><br><b>Spending</b>: €%{y}<br><b>Earnings</b>: €%{x}<br><b>Sales</b>: %{marker.size:}", "marker": {"size": [1, 49, 0, 0, 39, 2, 0, 0, 4, 0, 29, 15, 0, 0, 0, 0, 0, 0, 0, 0, 4, 0], "sizeref": 2}, "mode": "markers", "name": "Turkey", "text": ["Konyaspor", "Fenerbahce", "Akhisarspor", "Siirtspor", "Galatasaray", "Manisaspor", "Eskisehirspor", "Kayserispor", "Gaziantepspor", "Samsunspor", "Besiktas", "Trabzonspor", "Bursaspor", "Kasimpasa", "Osmanlispor", "Basaksehir", "Karabükspor", "Malatyaspor", "Istanbulspor", "Antalyaspor", "Genclerbirligi", "Denizlispor"], "type": "scatter", "x": [0, 102200000, 5500000, 3000000, 117650000, 9000000, 12000000, 32300000, 18500000, 12000000, 96350000, 55800000, 24300000, 3750000, 12000000, 13400000, 9000000, 1500000, 3000000, 4200000, 9900000, 9700000], "y": [3000000, 279700000, 0, 0, 202400000, 5800000, 0, 0, 11100000, 0, 113930000, 56350000, 0, 0, 0, 0, 0, 0, 0, 0, 9850000, 0]}, {"hovertemplate": "<b>%{text}</b><br><b>Spending</b>: €%{y}<br><b>Earnings</b>: €%{x}<br><b>Sales</b>: %{marker.size:}", "marker": {"size": [8, 0, 1, 0, 40, 9, 0, 40, 1], "sizeref": 2}, "mode": "markers", "name": "Ukraine", "text": ["Dnipro", "Zorya Lugansk", "Metalurh D.", "Metalurh Z.", "Shakhtar D.", "Metalist", "Karpaty", "Dynamo Kyiv", "Spartak V."], "type": "scatter", "x": [10200000, 8500000, 15050000, 3100000, 367200000, 42440000, 1800000, 178080000, 1500000], "y": [47180000, 0, 2000000, 0, 293050000, 50100000, 0, 217700000, 2500000]}, {"hovertemplate": "<b>%{text}</b><br><b>Spending</b>: €%{y}<br><b>Earnings</b>: €%{x}<br><b>Sales</b>: %{marker.size:}", "marker": {"size": [10, 8, 1, 1, 1, 0, 12, 3, 1], "sizeref": 2}, "mode": "markers", "name": "United Arab Emirates", "text": ["Al-Ahli (UAE)", "Al-Ain FC", "Al-Wahda FC", "Al-Shabab", "Al-Wasl", "Baniyas SC", "Al-Jazira", "Al-Nasr", "Sharjah FC"], "type": "scatter", "x": [10500000, 19250000, 0, 0, 0, 9800000, 37400000, 0, 0], "y": [80500000, 43850000, 5000000, 3600000, 4100000, 0, 89500000, 12000000, 6000000]}, {"hovertemplate": "<b>%{text}</b><br><b>Spending</b>: €%{y}<br><b>Earnings</b>: €%{x}<br><b>Sales</b>: %{marker.size:}", "marker": {"size": [2, 0, 0, 0, 1, 2, 2, 0, 2], "sizeref": 2}, "mode": "markers", "name": "United States", "text": ["Sounders FC\t", "Revolution", "NY Red Bulls", "UCLA Bruins", "Los Angeles FC", "Los Angeles", "Toronto FC", "Chicago Fire", "Atlanta United"], "type": "scatter", "x": [0, 3000000, 9700000, 1000000, 0, 0, 4000000, 3500000, 0], "y": [13160000, 0, 0, 0, 5700000, 10100000, 14700000, 0, 19780000]}, {"hovertemplate": "<b>%{text}</b><br><b>Spending</b>: €%{y}<br><b>Earnings</b>: €%{x}<br><b>Sales</b>: %{marker.size:}", "marker": {"size": [2, 0, 0, 0, 0, 0, 0], "sizeref": 2}, "mode": "markers", "name": "Uruguay", "text": ["Maldonado", "Wanderers", "Nacional", "Danubio FC", "Rentistas", "Peñarol", "Defensor"], "type": "scatter", "x": [9600000, 4000000, 39300000, 22740000, 4000000, 14560000, 14700000], "y": [17750000, 0, 0, 0, 0, 0, 0]}, {"hovertemplate": "<b>%{text}</b><br><b>Spending</b>: €%{y}<br><b>Earnings</b>: €%{x}<br><b>Sales</b>: %{marker.size:}", "marker": {"size": [0, 1], "sizeref": 2}, "mode": "markers", "name": "Venezuela", "text": ["Trujillanos", "Caracas FC"], "type": "scatter", "x": [2000000, 0], "y": [0, 2000000]}, {"hovertemplate": "<b>%{text}</b><br><b>Spending</b>: €%{y}<br><b>Earnings</b>: €%{x}<br><b>Sales</b>: %{marker.size:}", "marker": {"size": [1], "sizeref": 2}, "mode": "markers", "name": "Wales", "text": ["Cardiff"], "type": "scatter", "x": [0], "y": [2500000]}], "layout": {"title": {"text": "Total Transfers Per Team 2000 - 2019"}, "xaxis": {"title": {"text": "Total Recived by Sales"}}, "yaxis": {"title": {"text": "Total Invested in Hiring"}}}}
